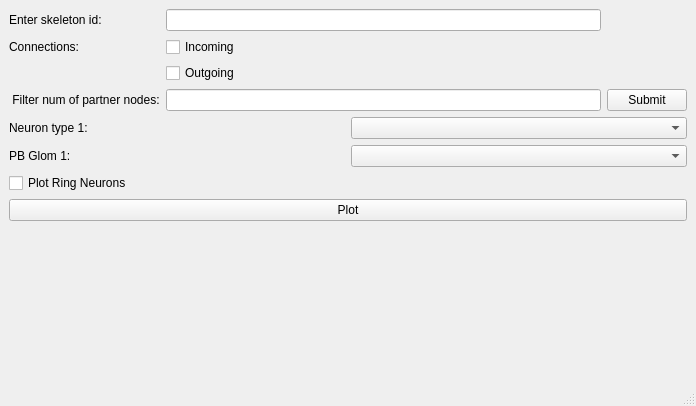
<?xml version="1.0" encoding="UTF-8"?>
<ui version="4.0">
 <class>MainWindow</class>
 <widget class="QMainWindow" name="MainWindow">
  <property name="geometry">
   <rect>
    <x>0</x>
    <y>0</y>
    <width>696</width>
    <height>406</height>
   </rect>
  </property>
  <property name="windowTitle">
   <string>MainWindow</string>
  </property>
  <widget class="QWidget" name="centralwidget">
   <layout class="QVBoxLayout" name="verticalLayout_3">
    <item>
     <layout class="QGridLayout" name="gridLayout_2">
      <item row="1" column="1">
       <widget class="QCheckBox" name="incoming_connections_checkbox">
        <property name="text">
         <string>Incoming</string>
        </property>
       </widget>
      </item>
      <item row="4" column="0">
       <widget class="QLabel" name="filter_num_partner_nodes_label">
        <property name="text">
         <string> Filter num of partner nodes:</string>
        </property>
       </widget>
      </item>
      <item row="4" column="1">
       <widget class="QLineEdit" name="filter_num_partner_nodes_textbox"/>
      </item>
      <item row="2" column="1">
       <widget class="QCheckBox" name="outgoing_connections_checkbox">
        <property name="text">
         <string>Outgoing</string>
        </property>
       </widget>
      </item>
      <item row="4" column="3">
       <widget class="QPushButton" name="fetch_skiddata_button">
        <property name="text">
         <string>Submit</string>
        </property>
       </widget>
      </item>
      <item row="1" column="0">
       <widget class="QLabel" name="connections_label">
        <property name="text">
         <string>Connections:</string>
        </property>
       </widget>
      </item>
      <item row="0" column="1">
       <widget class="QLineEdit" name="enter_skid_textbox"/>
      </item>
      <item row="0" column="0">
       <widget class="QLabel" name="skeleton_id_label">
        <property name="text">
         <string>Enter skeleton id:</string>
        </property>
       </widget>
      </item>
     </layout>
    </item>
    <item>
     <layout class="QHBoxLayout" name="horizontalLayout_7">
      <item>
       <widget class="QLabel" name="neuron_type1_label">
        <property name="text">
         <string>Neuron type 1: </string>
        </property>
       </widget>
      </item>
      <item>
       <widget class="QComboBox" name="neuron_type1_box">
        <property name="editable">
         <bool>false</bool>
        </property>
        <item>
         <property name="text">
          <string/>
         </property>
        </item>
        <item>
         <property name="text">
          <string>P-EN1</string>
         </property>
        </item>
        <item>
         <property name="text">
          <string>P-EN2</string>
         </property>
        </item>
        <item>
         <property name="text">
          <string>P-EG</string>
         </property>
        </item>
        <item>
         <property name="text">
          <string>E-PG</string>
         </property>
        </item>
        <item>
         <property name="text">
          <string>G-E</string>
         </property>
        </item>
        <item>
         <property name="text">
          <string>Bidirectional Ring</string>
         </property>
        </item>
       </widget>
      </item>
     </layout>
    </item>
    <item>
     <layout class="QHBoxLayout" name="horizontalLayout_8">
      <item>
       <widget class="QLabel" name="pb_glom_label">
        <property name="text">
         <string>PB Glom 1: </string>
        </property>
       </widget>
      </item>
      <item>
       <widget class="QComboBox" name="pb_glom_box">
        <item>
         <property name="text">
          <string/>
         </property>
        </item>
        <item>
         <property name="text">
          <string>None</string>
         </property>
        </item>
        <item>
         <property name="text">
          <string>PBG5</string>
         </property>
        </item>
        <item>
         <property name="text">
          <string>PBG6</string>
         </property>
        </item>
        <item>
         <property name="text">
          <string>PBG7</string>
         </property>
        </item>
       </widget>
      </item>
     </layout>
    </item>
    <item>
     <widget class="QCheckBox" name="plot_ring_check_box">
      <property name="text">
       <string>Plot Ring Neurons</string>
      </property>
     </widget>
    </item>
    <item>
     <widget class="QPushButton" name="plot_hist_button">
      <property name="text">
       <string>Plot</string>
      </property>
     </widget>
    </item>
    <item>
     <widget class="QWidget" name="plotarea" native="true"/>
    </item>
   </layout>
  </widget>
  <widget class="QStatusBar" name="statusbar"/>
 </widget>
 <resources/>
 <connections/>
</ui>
